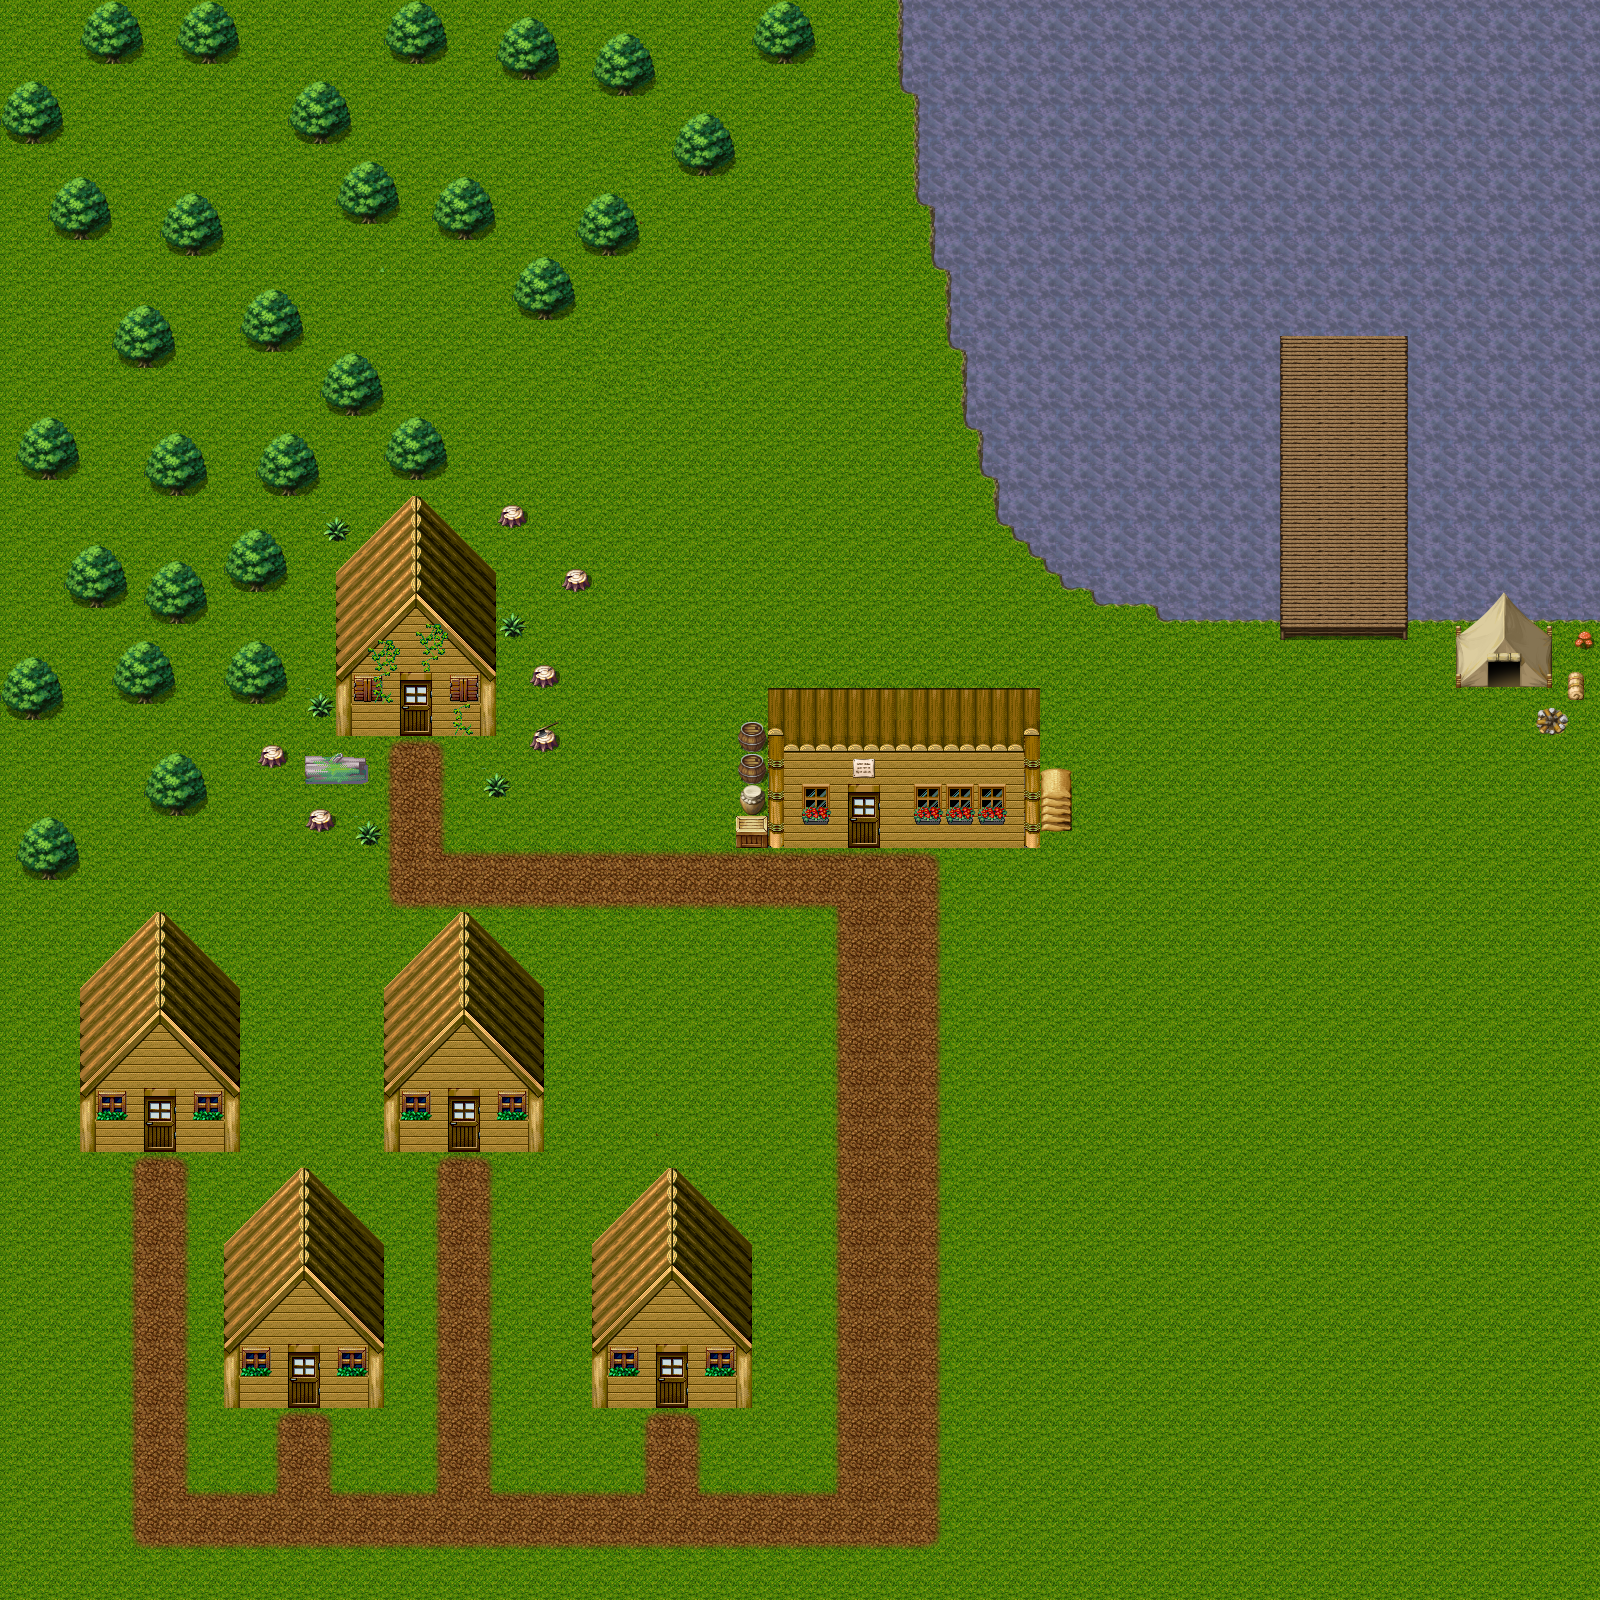

A level layout from a 2D game, rendered from its tile map. Below: a short description, then the map file with tile-grid data replaced by summaries:
An orthogonal 100x100 tile map with 16x16 px tiles, 4 tile layers (Tile Layer 1, Tile Layer 3, Tile Layer 2, Tile Layer 4), 5 tilesets.

<map version="1.0" orientation="orthogonal" renderorder="right-down" width="100" height="100" tilewidth="16" tileheight="16" nextobjectid="1">
 <tileset firstgid="1" name="greenery" tilewidth="16" tileheight="16">
  <image source="tiles/greenery.png" width="512" height="512" />
 </tileset>
 <tileset firstgid="1025" name="floor" tilewidth="16" tileheight="16">
  <image source="tiles/floor.png" width="512" height="384" />
 </tileset>
 <tileset firstgid="1793" name="houses2" tilewidth="16" tileheight="16">
  <image source="tiles/houses2.png" width="512" height="512" />
 </tileset>
 <tileset firstgid="2817" name="tents and green" tilewidth="16" tileheight="16">
  <image source="tiles/tents and green.png" width="704" height="800" />
 </tileset>
 <tileset firstgid="5017" name="floor2" tilewidth="16" tileheight="16">
  <image source="tiles/floor2.png" width="512" height="384" />
 </tileset>
 <layer name="Tile Layer 1" width="100" height="100">
  <data>[10000 cells, 10000 non-empty, 4 distinct tile ids]</data>
 </layer>
 <layer name="Tile Layer 3" width="100" height="100" opacity="0.9">
  <data>[10000 cells, 2546 non-empty, 70 distinct tile ids]</data>
 </layer>
 <layer name="Tile Layer 2" width="100" height="100">
  <data>[10000 cells, 1540 non-empty, 173 distinct tile ids]</data>
 </layer>
 <layer name="Tile Layer 4" width="100" height="100">
  <data>[10000 cells, 360 non-empty, 134 distinct tile ids]</data>
 </layer>
</map>
